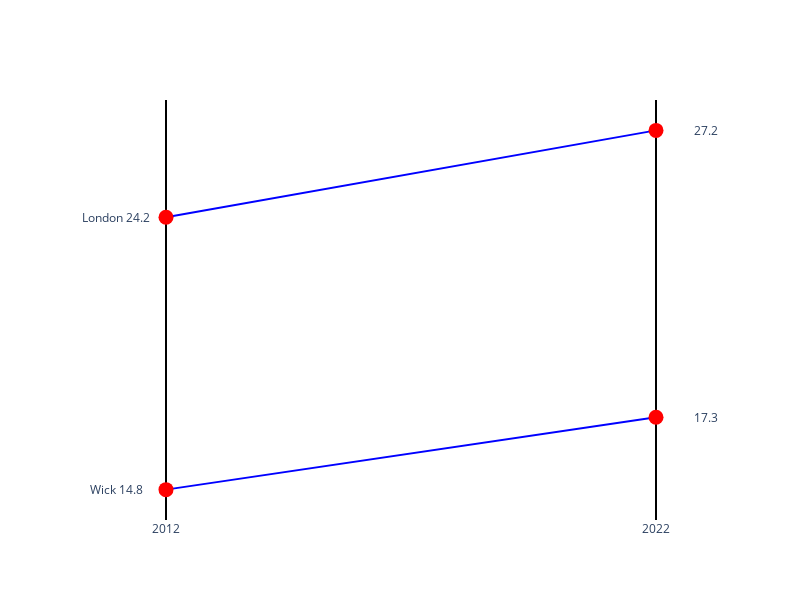

The code cell stored with this chart in its notebook:
### Code cell
import plotly.graph_objects as go
import pandas as pd

df = pd.DataFrame()
df['year']=[2012,2022]
df['London']=(24.2,27.2)
df['Wick']=(14.8,17.3)

x = df['year']
y = df['London']
y2= df['Wick']

fig = go.Figure()


fig.add_trace(
    go.Scatter(
        x=x, y=y,
        mode="lines",
        line=go.scatter.Line(color="blue"),
        showlegend=False)
)
fig.add_trace(
    go.Scatter(
        x=x, y=y,
        mode="markers",
        marker=go.scatter.Marker(color="red", size=15),
        showlegend=False,
        )
)



fig.add_annotation(text=f"{df.columns[1]} {df[df.columns[1]][0]}",
                  #xref="paper", yref="paper",
                  xref="x", yref="y",
                  x=x[0], y=y[0], 
                  xshift=-50,
                  showarrow=False)
fig.add_annotation(text=f"{df[df.columns[1]][1]}",
                  #xref="paper", yref="paper",
                  xref="x", yref="y",
                  x=x[1], y=y[1], 
                  xshift=50,
                  align='right',
                  showarrow=False)

fig.add_trace(
    go.Scatter(
        x=x, y=y2,
        mode="lines",
        line=go.scatter.Line(color="blue"),
        showlegend=False)
)
fig.add_trace(
    go.Scatter(
        x=x, y=y2,
        mode="markers",
        marker=go.scatter.Marker(color="red", size=15),
        showlegend=False,
        )
)

fig.add_annotation(text=f"{df.columns[2]} {df[df.columns[2]][0]}",
                  #xref="paper", yref="paper",
                  xref="x", yref="y",
                  x=x[0], y=y2[0], 
                  xshift=-50,
                  showarrow=False)
fig.add_annotation(text=f"{df[df.columns[2]][1]}",
                  #xref="paper", yref="paper",
                  xref="x", yref="y",
                  x=x[1], y=y2[1], 
                  xshift=50,
                  align='right',
                  showarrow=False)

fig.update_layout(template='plotly_white',
                width = 800,
                height = 600,
                xaxis = dict(tickvals=x,
                    showgrid=True,
                    showticklabels=True,
                    gridwidth=2, 
                    gridcolor='Black',
                    fixedrange=True, ),
                yaxis = dict(
                    showgrid=False,
                    showticklabels=False,
                    fixedrange=True
                ),
                
)

fig.show()

### Figure 1 — Plotly figure (JSON) as saved in the notebook; plotly's stock layout.template omitted (floating-point values rounded to 4 significant figures)
{"data": [{"line": {"color": "blue"}, "mode": "lines", "showlegend": false, "type": "scatter", "x": [2012, 2022], "y": [24.2, 27.2]}, {"marker": {"color": "red", "size": 15}, "mode": "markers", "showlegend": false, "type": "scatter", "x": [2012, 2022], "y": [24.2, 27.2]}, {"line": {"color": "blue"}, "mode": "lines", "showlegend": false, "type": "scatter", "x": [2012, 2022], "y": [14.8, 17.3]}, {"marker": {"color": "red", "size": 15}, "mode": "markers", "showlegend": false, "type": "scatter", "x": [2012, 2022], "y": [14.8, 17.3]}], "layout": {"annotations": [{"showarrow": false, "text": "London 24.2", "x": 2012, "xref": "x", "xshift": -50, "y": 24.2, "yref": "y"}, {"align": "right", "showarrow": false, "text": "27.2", "x": 2022, "xref": "x", "xshift": 50, "y": 27.2, "yref": "y"}, {"showarrow": false, "text": "Wick 14.8", "x": 2012, "xref": "x", "xshift": -50, "y": 14.8, "yref": "y"}, {"align": "right", "showarrow": false, "text": "17.3", "x": 2022, "xref": "x", "xshift": 50, "y": 17.3, "yref": "y"}], "height": 600, "width": 800, "xaxis": {"fixedrange": true, "gridcolor": "Black", "gridwidth": 2, "showgrid": true, "showticklabels": true, "tickvals": [2012, 2022]}, "yaxis": {"fixedrange": true, "showgrid": false, "showticklabels": false}}}
